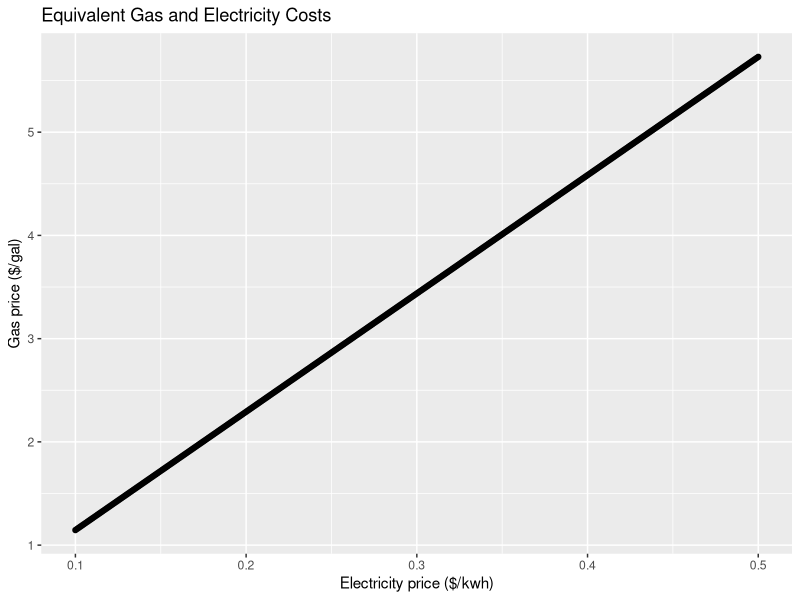

This chart was generated by the following R code:
## ---- chunk 1
library(ggplot2)
mpg = 55
miles_per_kwh = 4.8
electricity_cost = seq(0.1, 0.5, by=0.001)
gas_cost = electricity_cost * mpg / miles_per_kwh
car_cost <- data.frame(gas_cost, electricity_cost)
ggplot(car_cost, aes(x = electricity_cost, y = gas_cost)) + geom_point() + 
  ggtitle("Equivalent Gas and Electricity Costs") +
  ylab("Gas price ($/gal)") +
  xlab("Electricity price ($/kwh)")
